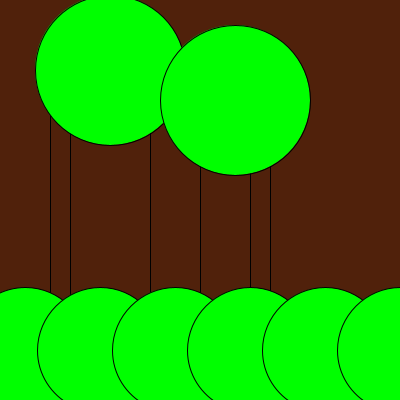
Frame 1 (no input)
Frame 60 (the mouse pressed at the canvas centre just before this capture): identical to frame 1, image omitted
Frame 120 (the mouse held since frame 60 and released just before this capture): identical to frame 1, image omitted

The Processing sketch that drew this single still picture (run headless with seeded random() and noise(); from frame 60 on, the mouse is pressed at the canvas centre):

// Processing sketch: sketch_9_10
// ── sketch_9_10.pde
void setup(){
  size(400,400);  
}

void draw(){
  background(80,33,11);
  boomOnder(200, 350, 200, 100);
    boomOnder(250, 100, 250, 350);
        boomOnder(200, 100, 250, 100);
            boomOnder(200, 350, 250, 350);
            
              boomOnder(70, 350, 70, 100);
    boomOnder(150, 100, 150, 350);
        boomOnder(50, 100, 150, 100);
            boomOnder(200, 350, 250, 350);
            
                       boomOnder(270, 350, 270, 100);
                       
                                   boomOnder(50, 350, 50, 100);
                     

fill(0,255,0);
  for(int i =1; i<=5; i++){
    ellipse(25, 350, i * 25, i * 25);
      ellipse(100, 350, i * 25, i * 25);
            ellipse(175, 350, i * 25, i * 25);
                  ellipse(250, 350, i * 25, i * 25);
                        ellipse(325, 350, i * 25, i * 25);
                              ellipse(400, 350, i * 25, i * 25);
                              
                                 ellipse(110, 70, i * 30, i * 30);
                                 
ellipse(235, 100, i * 30, i * 30);
  }
}
void boomOnder(int x1, int y1, int x2, int y2){
  
   line(x1, y1, x2, y2);
  line(x2, y2, x1, y1);
}
